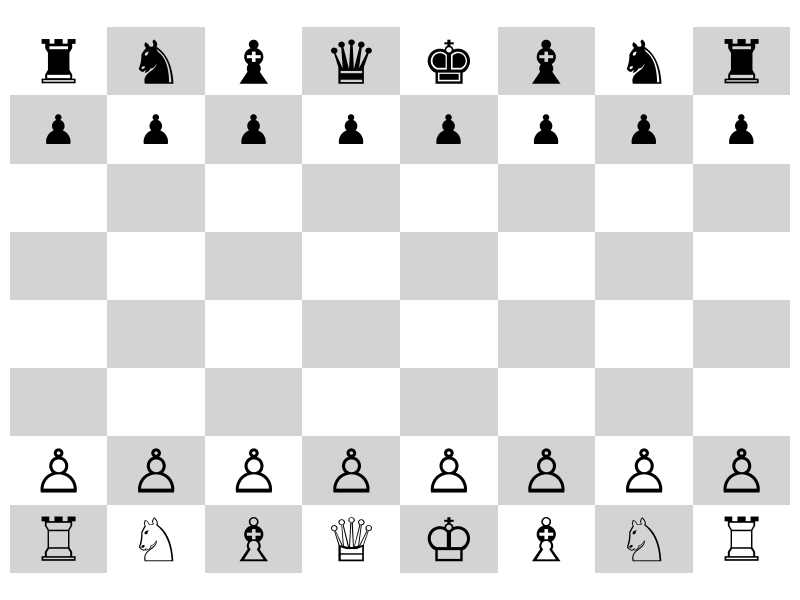

This figure's R source: (Note: this script raises an error after producing the figure.)
# Chess Board in R

library(ggplot2)
library(dplyr)
cols <- letters[1:8]
rows <- 1:8

board <- expand.grid(cols,rows) |>
  within({
    color = ifelse((Var1 %in% letters[c(1, 3, 5, 7)] &Var2 %% 2 == 0) |
                     (Var1 %in% letters[c(2, 4, 6, 8)] & Var2 %% 2 != 0),
                   TRUE,
                   FALSE)
  })

# For filtering


reset_board <- function(){
  pieces <<- {
    list(
      white_pawns = board |>
        subset(Var2 == 2) |>
        within({
          piece = "white_pawn"
          no = 1:8
          alive = TRUE
          check=NA
          position = list(c("a",2), c("b",2),c("c",2),c("d",2),c("e",2),c("f",2),c("g",2),c("h",2))
          turn_count = 0
        }),
      black_pawns = board |>
        subset(Var2 == 7) |>
        within({
          piece = "black_pawn"
          no = 1:8
          alive = TRUE
          check=NA
          position = list(c("a",7), c("b",7),c("c",7),c("d",7),c("e",7),c("f",7),c("g",7),c("h",7))
          turn_count = 0
        }),
      white_castles = board |>
        subset(Var2 == 1 & Var1 %in% letters[c(1, 8)]) |>
        within({
          piece = "white_castle"
          no = 1:2
          alive = TRUE
          check=NA
          position = list(c("a",1), c("h",1))
          turn_count = 0
        }),
      black_castles = board |>
        subset(Var2 == 8 & Var1 %in% letters[c(1, 8)]) |>
        within({
          piece = "black_castle"
          no = 1:2
          alive = TRUE
          check=NA
          position = list(c("a",8), c("h",8))
          turn_count = 0
        }),
      white_knights = board |>
        subset(Var2 == 1 & Var1 %in% letters[c(2, 7)]) |>
        within({
          piece = "white_knights"
          no = 1:2
          alive = TRUE
          check=NA
          position = list(c("b",1), c("g",1))
          turn_count =0
        }),
      black_knights = board |>
        subset(Var2 == 8 & Var1 %in% letters[c(2, 7)]) |>
        within({
          piece = "black_knights"
          no = 1:2
          alive = TRUE
          check=NA
          position = list(c("b",8), c("g",8))
          turn_count =0
        }),
      white_bishops = board |>
        subset(Var2 == 1 & Var1 %in% letters[c(3, 6)]) |>
        within({
          piece="white_bishop"
          no = 1:2
          alive = TRUE
          check=NA
          position = list(c("c",1), c("f",1))
          turn_count =0
        }),
      black_bishops = board |>
        subset(Var2 == 8 & Var1 %in% letters[c(3, 6)]) |>
        within({
          piece = "black_bishop"
          no = 1:2
          alive=TRUE
          check=NA
          position = list(c("c",8), c("f",8))
          turn_count=0
        }),
      white_queen = board |> 
        subset(Var2 == 1 & Var1 == letters[4])|>
        within({
          piece="white_queen"
          no = 1
          alive=TRUE
          check=NA
          position = list(c("d",1))
          turn_count=0
        }),
      black_queen = board |> 
        subset(Var2 == 8 & Var1 == letters[4]) |>
        within({
          piece="black_queen"
          no = 1
          alive=TRUE
          check=NA
          position = list(c("d",8))
          turn_count=0
        }),
      white_king = board |> 
        subset(Var2 == 1 & Var1 == letters[5]) |>
        within({
          piece = "white_king"
          no = 1
          alive=TRUE
          check=FALSE
          position = list(c("e",1))
          turn_count=0
        }),
      black_king = board |> 
        subset(Var2 == 8 & Var1 == letters[5]) |>
        within({
          piece="black_king"
          no = 1
          position = list(c("d",8))
          alive=TRUE
          check=FALSE
          turn_count=0
        })
    )
  }
}

############################################
# These datasets are not used for anything presently 
# For reference
reset_board()
pieces_dataset <- do.call(rbind, pieces) |>
                  subset(select=-color)

# white pieces

white_pieces <-subset(pieces_dataset, grepl("^white", piece))

# black pieces


black_pieces <-subset(pieces_dataset, grepl("^black", piece))

################################################

validate_move_syntax <- function(move){
  check<-grepl("(^((?:[KQRBN][a-h])|)(x|)[a-h][1-8]$)|(quit)",move)
  return(check)
}




parse_move <- function(player,move){
  parsed_move <- strsplit(move,"")[[1]]
  
  parsed_length <- as.character(length(parsed_move))
  switch(
    parsed_length,
         "2"= {
           piece <- "pawn"
           col <- parsed_move[1]
           row <- parsed_move[2]
           capture <- FALSE
         },
         "3"= {piece <- switch(parsed_move[1],
                             "a"="pawn",
                             "b"="pawn",
                             "c"="pawn",
                             "d"="pawn",
                             "e"="pawn",
                             "f"="pawn",
                             "g"="pawn",
                             "h"="pawn",
                             "K"="king",
                             "Q"="queen",
                             "R"="rook",
                             "B"="bishop",
                             "N"="knight")
              col <- parsed_move[2]
              row <- parsed_move[3]
              capture <- FALSE},
         "4"= {piece <- switch(parsed_move[1],
                               "a"="pawn",
                               "b"="pawn",
                               "c"="pawn",
                               "d"="pawn",
                               "e"="pawn",
                               "f"="pawn",
                               "g"="pawn",
                               "h"="pawn",
                               "K"="king",
                               "Q"="queen",
                               "R"="rook",
                               "B"="bishop",
                               "N"="knight")
              col <- parsed_move[3]
              row <- parsed_move[4]
              capture <- TRUE})
  return(list("piece"=piece,
              "col"=col,
              "row"=row,
              "capture" = capture
              ))
}

check_move_legality<- function(player,parsed_move){
  
  piece <- parsed_move[["piece"]]
  col <- parsed_move[["col"]]
  row <- parsed_move[["row"]] |> as.numeric()
  capture <- parsed_move[["capture"]]
  
  if(player=="White"){
    if(capture){
      return("Capture Action Still Under Development")
    }else{
      switch(piece,
             "pawn" = {
               
               pawn_selected<- subset(pieces[["white_pawns"]], 
                                      (Var1==col&Var2==row-1)|
                                        (Var1==col&Var2==row-2 & turn_count==0))
               
               
               if(nrow(pawn_selected)==0){
                 cat("Error: No white pawns found to legally allow such a move")
                 return(FALSE)
               }else if(nrow(pawn_selected)>1){
                 cat("Error: More than one piece found. This is an issue with code logic")
                 return(FALSE)
               }else{
                 # Check turn count
                 if(pawn_selected[["turn_count"]]==0){
                   return(TRUE)
                 } else if(pawn_selected[["Var2"]]< row-1){
                   cat("Error: illegal pawn move")
                 }else{
                   return(TRUE)
                 }
                 # Update data and return to TRUE
                 
               }
             },
             
             "rook" = {
               return(TRUE)
             },
             
             "knight" = {
               return(TRUE)
             },
             
             "bishop" = {
               return(TRUE)
             },
             "queen" = {
               return(TRUE)
             },
             "king" = {
               return(TRUE)
             }
             
      )
    }
    }else{
      if(capture){
        return("Capture Action Still Under Development")
      }else{
        switch(piece,
               "pawn" = { 
                 
                 pawn_selected<- subset(pieces[["black_pawns"]], 
                                        (Var1==col&Var2==row+1)|
                                          (Var1==col&Var2==row+2 & turn_count==0))
                 
                 
                 
                 if(nrow(pawn_selected)==0){
                   cat("Error: No black pawns found to legally allow such a move")
                   return(FALSE)
                 }else if(nrow(pawn_selected)>1){
                   cat("Error: More than one piece found. This is an issue with code logic")
                   return(FALSE)
                 }else{
                   return(TRUE)
                 }
               },
               
               "rook" = {
                 return(TRUE)
               },
               
               "knight" = {
                 return(TRUE)
               },
               
               "bishop" = {
                 return(TRUE)
               },
               "queen" = {
                 return(TRUE)
               },
               "king" = {
                 return(TRUE)
               }
               
        )
      }
  
    }
}

get_player_move <- function(player){
  prompt <- paste(player, "'s Turn:", sep='', collapse='')
  
  move<-readline(prompt)
  
  if(move=="quit"){
    return(move)
  }else{
  # Recursive solution
  
  # Check for valid move
  if(validate_move_syntax(move)){
    parsed_move<- parse_move(player,move)
    if(check_move_legality(player,parsed_move)){
      return(move)
    }else{
      get_player_move(player)
    }
  } else{
    cat("Invalid Move. Please use algebraic notation for making moves.")
    get_player_move(player)
  }
  }
}


plot_board<- function(board,
                      pieces){
  
  white_pawns <- pieces[["white_pawns"]]
  black_pawns <- pieces[["black_pawns"]]
  
  white_castles <- pieces[["white_castles"]]
  black_castles <- pieces[["black_castles"]]
  
  white_knights <- pieces[["white_knights"]]
  black_knights <- pieces[["black_knights"]]
  
  white_bishops <- pieces[["white_bishops"]]
  black_bishops <- pieces[["black_bishops"]]
  
  white_queen <- pieces[["white_queen"]]
  black_queen <- pieces[["black_queen"]]
  
  white_king <- pieces[["white_king"]]
  black_king <- pieces[["black_king"]]
  
  ggplot()+
    theme_void()+
    geom_tile(data=board,
              mapping=aes(x=Var1,y=Var2,fill=color))+
    scale_fill_manual(values=c("#D3D3D3","#FFFFFF"))+
    geom_point(data = white_pawns,
               mapping=aes(x=Var1,y=Var2),
               shape="\u2659",
               size=15)+
    geom_point(data = black_pawns,
               mapping=aes(x=Var1,y=Var2),
               shape="\u265F",
               size=10)+
    geom_point(data = white_castles,
               mapping=aes(x=Var1,y=Var2),
               shape="\u2656",
               size=15)+
    geom_point(data = black_castles,
               mapping=aes(x=Var1,y=Var2),
               shape="\u265C",
               size=15)+
    geom_point(data = white_knights,
               mapping=aes(x=Var1,y=Var2),
               shape="\u2658",
               size=15)+
    geom_point(data = black_knights,
               mapping=aes(x=Var1,y=Var2),
               shape="\u265E",
               size=15)+
    geom_point(data = white_bishops,
               mapping=aes(x=Var1,y=Var2),
               shape="\u2657",
               size=15)+
    geom_point(data = black_bishops,
               mapping=aes(x=Var1,y=Var2),
               shape="\u265D",
               size=15)+
    geom_point(data = white_queen,
               mapping=aes(x=Var1,y=Var2),
               shape="\u2655",
               size=15)+
    geom_point(data = black_queen,
               mapping=aes(x=Var1,y=Var2),
               shape="\u265B",
               size=15)+
    geom_point(data = white_king,
               mapping=aes(x=Var1,y=Var2),
               shape="\u2654",
               size=15)+
    geom_point(data = black_king,
               mapping=aes(x=Var1,y=Var2),
               shape="\u265A",
               size=15)+
    theme(legend.position = "none")
}



# STILL NEED TO WORK ON
update_board<- function(player,parsed_move){
  
  piece <- parsed_move[["piece"]]
  col <- parsed_move[["col"]]
  row <- parsed_move[["row"]] |> as.numeric()
  capture <- parsed_move[["capture"]]
  if(player=="White"){
    if(capture){
      return("Capture Action Still Under Development")
    }else{
      switch(parsed_move[["piece"]],
             "pawn"={
               
               pieces[["white_pawns"]]<<- pieces[["white_pawns"]] %>% 
                 mutate(Var1 = case_when(((Var1==col&Var2==row-1)|(Var1==col&Var2==row-2 & turn_count==0)) ~ col,
                                         TRUE ~ as.character(Var1)),
                        Var2 = case_when(((Var1==col&Var2==row-1)|(Var1==col&Var2==row-2 & turn_count==0)) ~ row,
                                         TRUE ~ as.numeric(Var2)),
                        turn_count = case_when((Var1==col&Var2==row) ~ turn_count+1,
                                               TRUE ~ turn_count))
             },
             "castle" = {},
             "knight"={},
             "bishop"={},
             "queen"={},
             "king" ={}
      )
    }
    
  }else{
    if(capture){
      return("Capture Action Still Under Development")
    }else{
      switch(parsed_move[["piece"]],
             "pawn"={
               pieces[["black_pawns"]]<<- pieces[["black_pawns"]] %>% 
                 mutate(Var1 = case_when(((Var1==col&Var2==row+1)|(Var1==col&Var2==row+2 & turn_count==0)) ~ col,
                                         TRUE ~ as.character(Var1)),
                        Var2 = case_when(((Var1==col&Var2==row+1)|(Var1==col&Var2==row+2 & turn_count==0)) ~ row,
                                         TRUE ~ as.numeric(Var2)),
                        turn_count = case_when((Var1==col&Var2==row) ~ turn_count+1,
                                               TRUE ~ turn_count))
             },
             "castle" = {},
             "knight"={},
             "bishop"={},
             "queen"={},
             "king" ={}
      )
    }
   
  }
  
}

play_game <- function() {
  turn <- 0
  quit <- FALSE
  
  reset_board()
  # Initialize the game
  plot_board(board,pieces) |> print() 
  
  while (quit == FALSE) {
    turn <- turn + 1
    player <- ifelse(turn %% 2 == 1, "White", "Black")
    move <- get_player_move(player)
    if(move == "quit"){
      quit <- TRUE
      break
    }
    parsed_move <- parse_move(player,move)
    
    update_board(player,parsed_move)
    
    plot_board(board,pieces)|> 
       print() 
    
  }
  cat("Game Concluded")
}


play_game()
